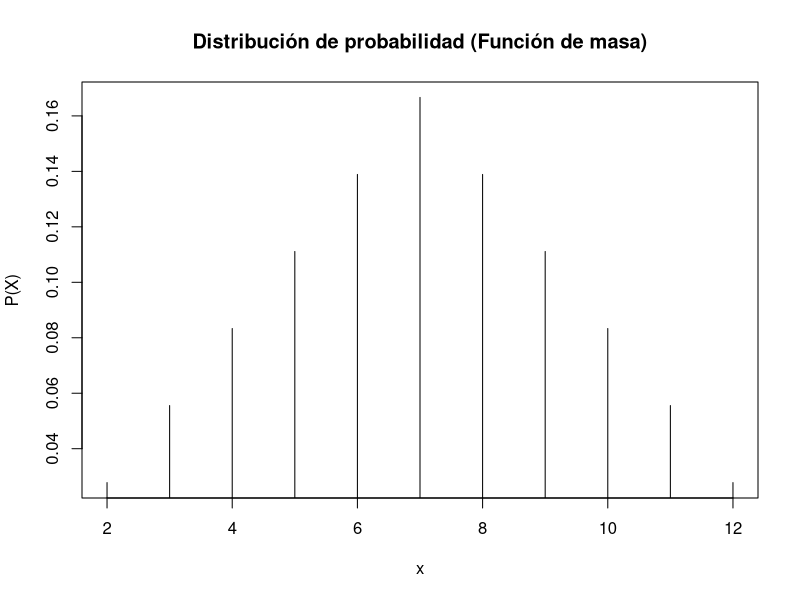
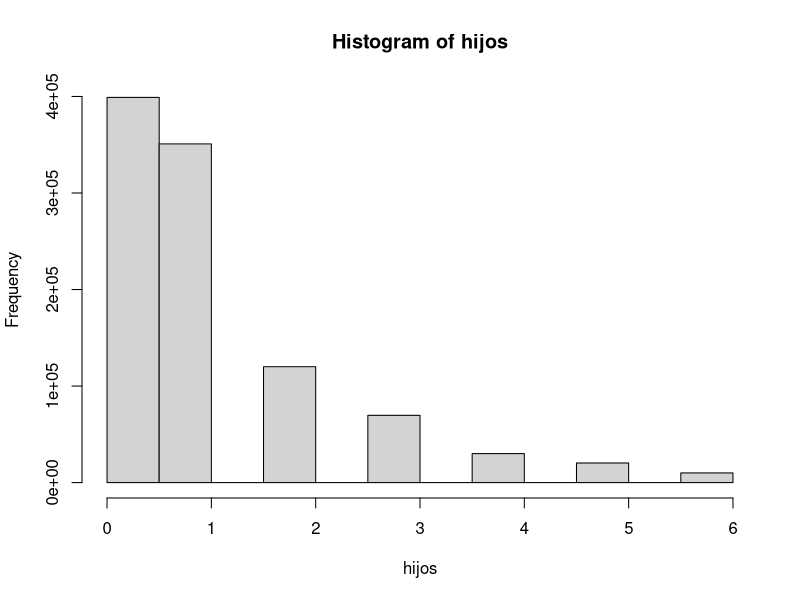
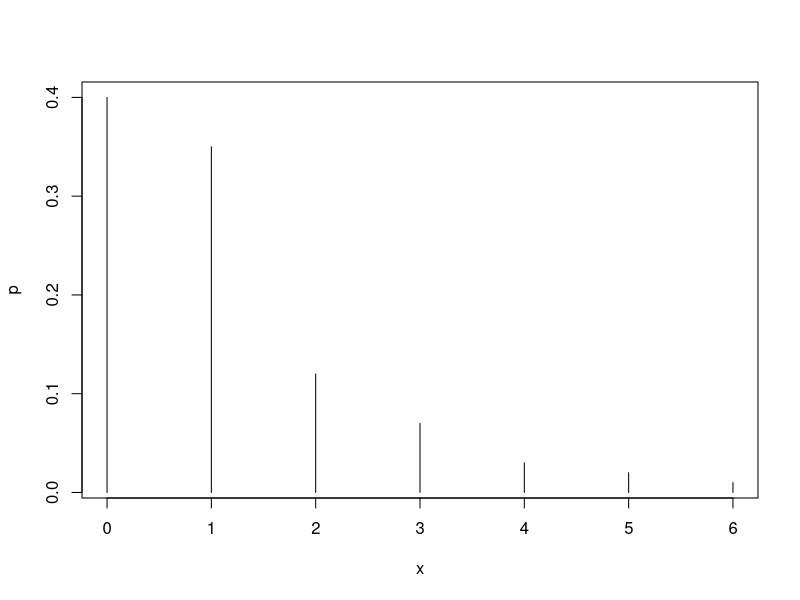
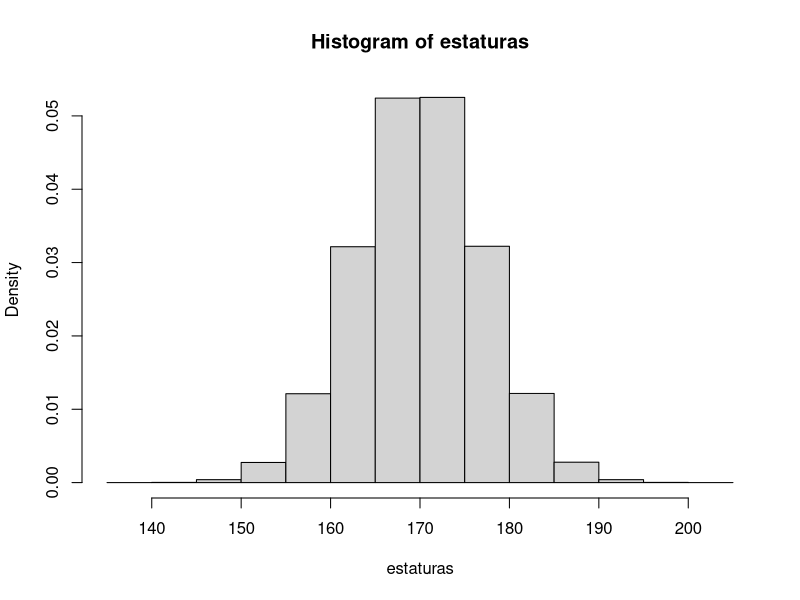
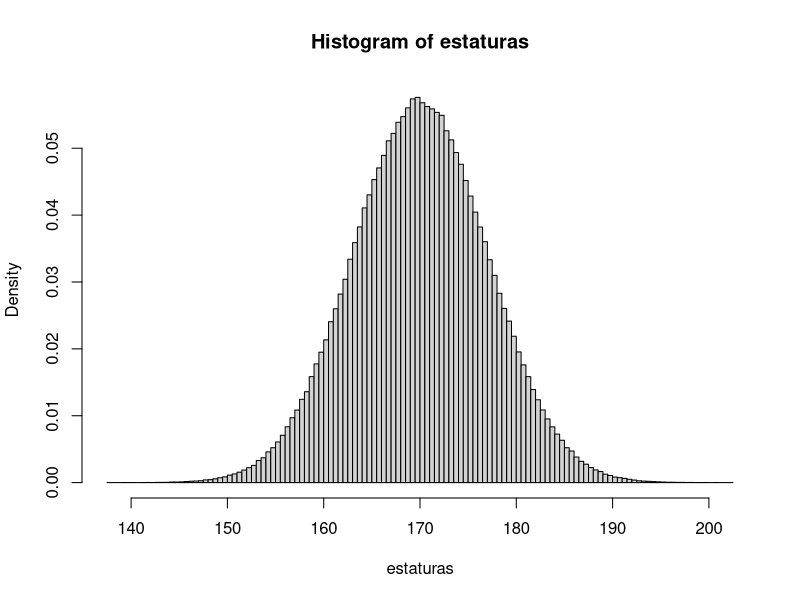
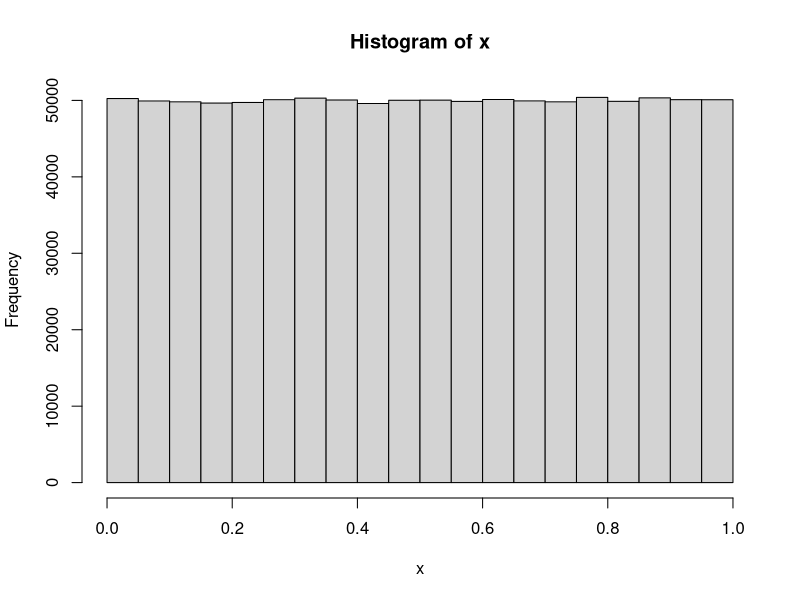

Write the R code that produced these figures, in order.
## ---- chunk 1
knitr::opts_chunk$set(echo = TRUE)
## ---- chunk 2
x <- 2:12
p <- c(1, 2, 3, 4, 5, 6, 5, 4, 3, 2, 1) / 36
## ---- chunk 3
plot(x, p, type = "h", ylab = "P(X)", main = "Distribución de probabilidad (Función de masa)")
## ---- chunk 4
set.seed(618)
dado1 <- sample(1:6, size = 1000000, replace = TRUE, prob = rep(1/6, 6))
dado2 <- sample(1:6, size = 1000000, replace = TRUE, prob = rep(1/6, 6))
suma <- dado1 + dado2


## ---- chunk 5
table(suma)
## ---- chunk 6
proportions(table(suma))
## ---- chunk 7
median(suma)
## ---- chunk 8
mean(suma)
## ---- chunk 9
x <- 2:12
p <- c(1, 2, 3, 4, 5, 6, 5, 4, 3, 2, 1) / 36
## ---- chunk 10
sum(x*p)
## ---- chunk 11
x <- 0:6
p <- c(0.4, 0.35, 0.12,	0.07,	0.03,	0.02,	0.01)

hijos <- sample(0:6, size = 1000000, replace = TRUE, prob = p)

cat("Valor esperado \n")
sum(x * p)
cat("Estimación empírica del valor esperado \n")
mean(hijos)
## ---- chunk 12
hist(hijos)
## ---- chunk 13
plot(x, p, type = "h")
## ---- chunk 14
moneda <- sample(x = 0:1, size = 1000000, replace = TRUE, prob = c(0.2, 0.8))
# moneda <- rbinom(n = 1000000, size = 1, prob = 0.8)

## ---- chunk 15
mean(moneda)
## ---- chunk 16
moneda2 <- sample(x = 0:1, size = 1000000, replace = TRUE, prob = c(0.01, 0.99))
table(moneda2)
## ---- chunk 17
set.seed(758)
estaturas <- rnorm(1000000, mean = 170, sd = 7)
## ---- chunk 18
hist(estaturas, freq = FALSE)
## ---- chunk 19
hist(estaturas, freq = FALSE, breaks = 100)

## ---- chunk 20
pnorm(q = 160, mean = 170, sd = 7)
## ---- chunk 21
1 - pnorm(q = 160, mean = 170, sd = 7)

## ---- chunk 22
1 - pnorm(q = 190, mean = 170, sd = 7)
## ---- chunk 23
pnorm(q = 173, mean = 170, sd = 7) - pnorm(q = 167, mean = 170, sd = 7)  
## ---- chunk 24
estaturas <- rnorm(1000000, mean = 170, sd = 7)
proportions(table(estaturas <= 160))
## ---- chunk 25
proportions(table(estaturas <= 173 & estaturas >= 167))

## ---- chunk 26
x <- runif(1000000)
hist(x)
